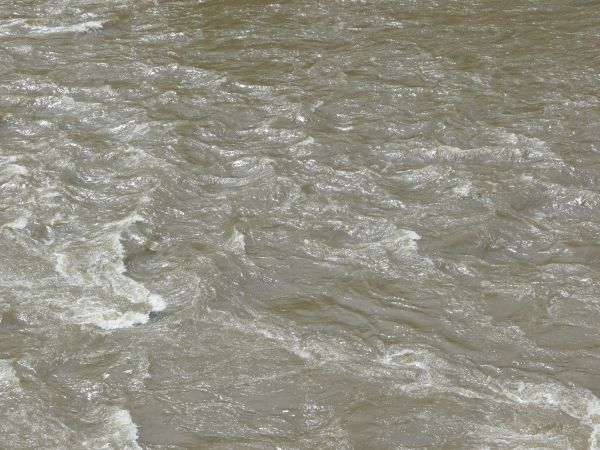
#> input picture Computer Vision/Data Training/water/water1.jpg, 600 x 450 px; its folder holds only this picture in this run
$ python waterLaw.py
#> lines starting #> are read from the running program, lines starting #| are printed output that depends on the picture; long printed decimals are rounded
import numpy as np
import cv2
from matplotlib import pyplot as plt
from scipy import signal as sg
import random

# === image read ==
total = [0 for i in range(9)]
img = 'water'
for loop in range(1, 11):
    imgNo = img + str(loop)
    image = cv2.imread(imgNo + '.jpg')
#> image is the input picture: shape (450, 600, 3); mean B, G, R 131.4, 144.4, 145.8

    PATCH_SIZE = 32
    h, w, c = image.shape
#> h = 450; w = 600; c = 3

    locations = []
    for i in range(10):
        x = random.randrange(0 + PATCH_SIZE / 2, w - PATCH_SIZE / 2)
        y = random.randrange(0 + PATCH_SIZE / 2, h - PATCH_SIZE / 2)
        locations.append((y, x))

    patches = list()
    for loc in locations:
        patches.append(image[loc[0] - int(PATCH_SIZE / 2):loc[0] + int(PATCH_SIZE / 2),
                            loc[1] - int(PATCH_SIZE / 2):loc[1] + int(PATCH_SIZE / 2)])
#> after the loop, patches = 10 items
    cnt = 1
    cntr = 0
    for patch in (patches):
        cntr += 1
        gray = cv2.cvtColor(patch, cv2.COLOR_BGR2GRAY)
        (rows, cols) = gray.shape[:2]

    # === image processing ===
        smooth_kernel = (1/25) * np.ones((5, 5))
        gray_smooth = sg.convolve(gray, smooth_kernel, "same")
        gray_processed = np.abs(gray - gray_smooth)

        # === Law's Texture filter ===
        filter_vectors = np.array([[ 1,  4,  6,  4,  1],
                                   [-1, -2,  0,  2,  1],
                                   [-1,  0,  2,  0,  1],
                                   [ 1, -4,  6, -4,  1]])
        filters = list()
        for i in range(4):
            for j in range(4):
                filters.append(np.matmul(filter_vectors[i][:].reshape(5, 1),
                                         filter_vectors[j][:].reshape(1, 5)))
        conv_maps = np.zeros((rows, cols, 16))
        for i in range(len(filters)):
            conv_maps[:, :, i] = sg.convolve(gray_processed, filters[i], 'same')

        # texture map calculation
        texture_maps = list()
        texture_maps.append((conv_maps[:, :, 1] + conv_maps[:, :, 4]) // 2)
        texture_maps.append((conv_maps[:, :, 2] + conv_maps[:, :, 8]) // 2)
        texture_maps.append((conv_maps[:, :, 3] + conv_maps[:, :, 12]) // 2)
        texture_maps.append((conv_maps[:, :, 7] + conv_maps[:, :, 13]) // 2)
        texture_maps.append((conv_maps[:, :, 6] + conv_maps[:, :, 9]) // 2)
        texture_maps.append((conv_maps[:, :, 11] + conv_maps[:, :, 14]) // 2)
        texture_maps.append(conv_maps[:, :, 10])
        texture_maps.append(conv_maps[:, :, 5])
        texture_maps.append(conv_maps[:, :, 15])
        texture_maps.append(conv_maps[:, :, 0])

        TEM = list()
        for i in range(9):
            TEM.append(np.abs(texture_maps[i]).sum() / np.abs(texture_maps[9].sum()))

        print(img + str(loop - 1) + str(cntr - 1) + "\t\t", end='')
        cnt += 1
        for i in range(9):
            print(format(TEM[i], '.6f'), end='\t\t')
            total[i] += TEM[i]
        print("")
#> this loop made 10 passes
#| water00		0.09824		0.1431		0.1521		0.02177		0.01482		0.02577		0.02365		0.01567		0.0539
#| water01		0.09953		0.1422		0.1562		0.0205		0.01508		0.02535		0.02348		0.01527		0.04685
#| water02		0.1014		0.148		0.1541		0.02196		0.01557		0.02759		0.02459		0.01526		0.06816
#| water03		0.09258		0.14		0.1504		0.02218		0.0145		0.02603		0.02305		0.01661		0.05388
#| water04		0.08573		0.1402		0.14		0.02356		0.01405		0.02751		0.02256		0.01729		0.07547
#| water05		0.09564		0.1437		0.151		0.021		0.01464		0.02462		0.02346		0.01564		0.04423
#| water06		0.09743		0.1414		0.1507		0.02662		0.01592		0.02766		0.02343		0.0194		0.06633
#| water07		0.08004		0.1371		0.1467		0.02891		0.01452		0.02904		0.02208		0.02143		0.07198
#> (further printed lines are left out)
#> pass 1, `gray = cv2.cvtColor(patch, cv2.COLOR_BGR2GRAY)`:
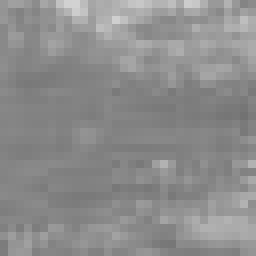
#> gray: shape (32, 32) (shown 8 times larger); min 114, max 210, mean 140.8
#> pass 1, `gray_smooth = sg.convolve(gray, smooth_kernel, "same")`:
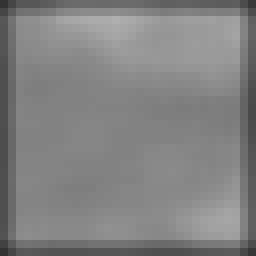
#> gray_smooth: shape (32, 32) float64 (shown 8 times larger); min 51.68, max 174.9, mean 129.9
#> pass 1, `gray_processed = np.abs(gray - gray_smooth)`:
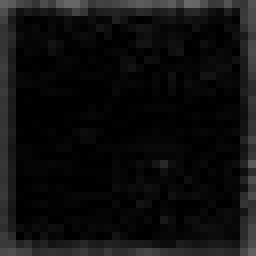
#> gray_processed: shape (32, 32) float64 (shown 8 times larger); min 0, max 105.9, mean 15
#> pass 2, `gray = cv2.cvtColor(patch, cv2.COLOR_BGR2GRAY)`:
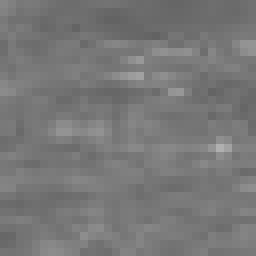
#> gray: shape (32, 32) (shown 8 times larger); min 98, max 176, mean 119.5
#> after the loop:
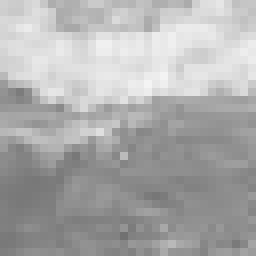
#> gray: shape (32, 32) (shown 8 times larger); min 113, max 244, mean 172.4
#> after the loop:
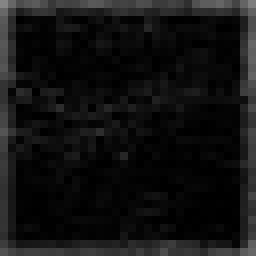
#> gray_processed: shape (32, 32) float64 (shown 8 times larger); min 0, max 133.2, mean 18.4
#> after the loop, cnt = 11; cntr = 10; total = [0.936, 1.42, 1.49, 0.235, 0.149, 0.266, 0.233, 0.172, 0.598]
#> (the run stopped early here; a loop or call above may not have finished)
